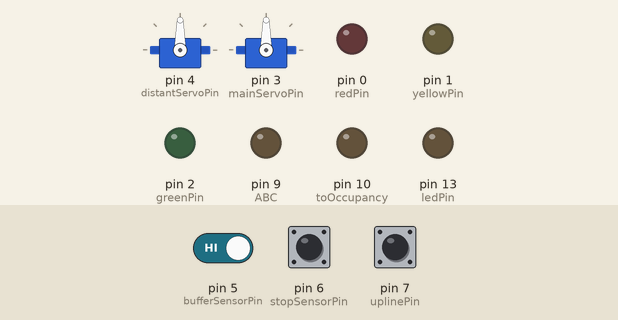
A sketch run on a simulated Arduino Uno, built with avr-gcc and run on an emulated ATmega328P. On the bench: 2 × servo, output pins drawn as LEDs (lit = HIGH). Dashed ring = blinking. The test bench sets the inputs (shaded band); at power-on: pin 5 (bufferSensorPin) HIGH, pin 6 (stopSensorPin) HIGH, pin 7 (uplinePin) HIGH.

Above: at 1.2 s.
1.3 s: pin 5 (bufferSensorPin) driven LOW
At 2.19 s:
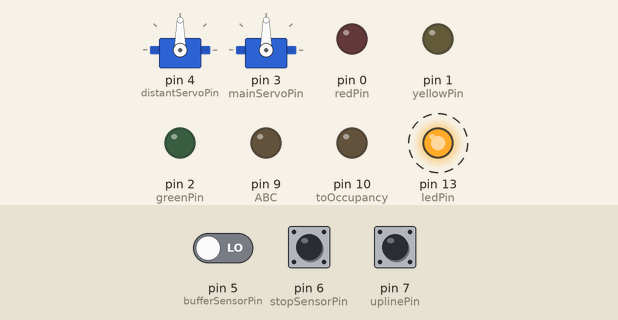
4.3 s: pin 6 (stopSensorPin) driven LOW
At 4.77 s:
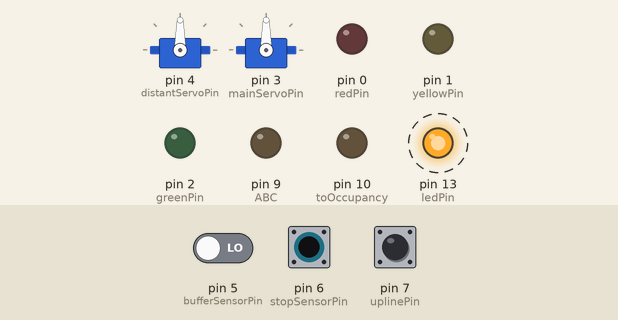
7.3 s: pin 7 (uplinePin) pulsed LOW 5 times (0.12 s each, 0.3 s apart)
At 9.21 s:
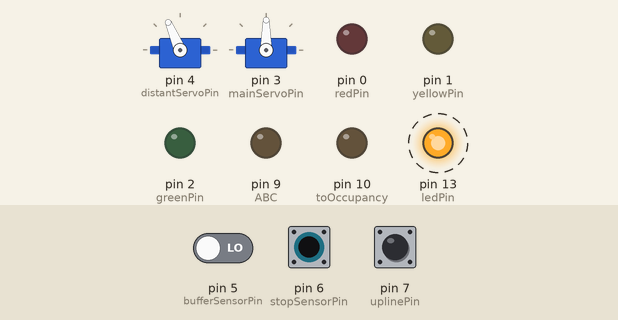
11.2 s: pin 6 (stopSensorPin) pulsed HIGH 2 times (0.12 s each, 0.3 s apart)
At 11.73 s:
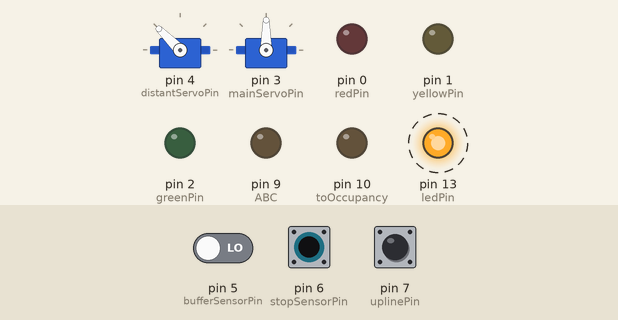
Timing chart, 0 to 15.2 s (numbered marks = the images above; inputs shaded):
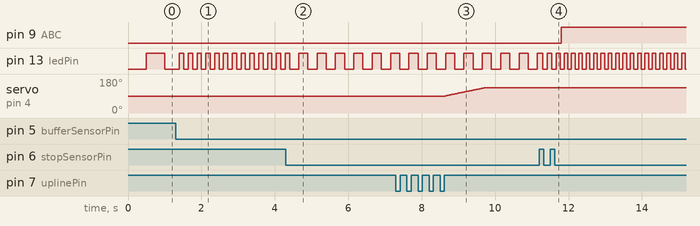

Measured:
- after the input at 1.3 s, pin 13 (ledPin): alternates HIGH for 0.12 s and LOW for 0.12 s, starting after 0.10 s
- after the input at 4.3 s, pin 13 (ledPin): alternates HIGH for 0.25 s and LOW for 0.25 s, starting after 0.35 s
- after the input at 7.3 s, servo on pin 4 (distantServoPin): moves from 90° to 135° over 1.1 s, starting after 1.3 s
- after the input at 11.2 s, pin 9 (ABC): LOW → HIGH after 0.60 s; pin 13 (ledPin): alternates HIGH for 0.10 s and LOW for 0.10 s, starting after 0.10 s

The sketch:

ABC_MK2.ino
```cpp
#include "src/io.h"
#include "src/date.h"
#include "src/version.h"
#include "src/macros.h"
#include "src/debounceClass.h"
#include "src/ServoSweep.h"
#include "src/transceiver.h"
#include "src/Trigger.h"
#include <Servo.h>

/* humanize problem

    if the next block is freeded up. departGO must become true.
    when the next block receives the train in the stop section, deportGo must become false

    go signal = falling flank on digitalRead( ABC ) ;
    stop signal = rising flank on upline stop detector !!! this info is not present

    stop signal, RISING flank on both my own sensors. If both sensors are freed up, all is well
*/

Servo distArm ; uint8 distPos = 90 ;
Servo stopArm ; uint8 stopPos = 90 ;

Debounce bufferSensor( bufferSensorPin ) ;
Debounce stopSensor(     stopSensorPin ) ;


bool  iAmOccupied ;
bool  trainIsBuffered ;
bool  upLineHasTrain ;
bool  SP_DIST ;
bool  SP_STOP ;
bool  departure ;
uint8 semaphore ;
uint8 stopState ;
uint8 nextBlock_A;
uint8 nextBlock_B;
uint8 bufferState ;
uint32 ledInterval ;

enum
{
    green,
    red,
    yellow,
} ;

Sender   sender( downlinePin, ABC_MODULE ) ;
Receiver receiver( uplinePin ) ;


void debounceInput()
{
    REPEAT_MS( 100 )
    {
        bufferSensor.debounce() ;
        stopSensor.debounce() ;
    }
    END_REPEAT
}


void processTransceiver()
{
    sender.transmitt() ;
    receiver.receive() ;

    ledInterval = 500 ;

    bufferState = bufferSensor.getState() ;
    uint8 state_A     = bufferState == LOW ; // set the debounced sensors to the Sender for transmission downline

    sender.setMyOccupancy_A( state_A ) ;
    receiver.setMyOccupancy_A( state_A ) ;

    stopState  = stopSensor.getState() ;
    uint8 state_B    = stopState == LOW ;

    sender.setMyOccupancy_B(   state_B ) ;
    receiver.setMyOccupancy_B( state_B ) ;

    if( state_A ) ledInterval = 120 ;
    if( state_B ) ledInterval = 250 ;

    nextBlock_A = receiver.getHisOccupancy_A() ;
    nextBlock_B = receiver.getHisOccupancy_B() ;

    SP_STOP = nextBlock_A ; // test code
    SP_DIST = nextBlock_B ;
}

void trackLogic()
{

    static F_trigger nextBlockFreed ;
    static R_trigger myBlockCleared ;

// wanneer moet sein op rood?
//     als van het volgende blok een melder op rood staat.
    if( nextBlock_A || nextBlock_B ) semaphore = red ;

// wanneer moet sein op groen?
//     Als het volgende sein groen of geel is het blok is niet bezet
    if( !nextBlock_A && !nextBlock_B ) semaphore = green ;

// wanneer moet ABC aan?
//     Een neergaande flank van de stopmelder, EN de trein vertrekt niet EN het volgende blok is BEZET
    if( stopState == FALLING && (nextBlock_A || nextBlock_B) && departure == false )
    {
        digitalWrite( ABC, HIGH ) ;
    }
// wanneer vertrekt de tein?
//     Als het volgende blok is vrij gekomen
    if( nextBlockFreed.trigger( nextBlock_A || nextBlock_B ) ) // falling trigger
    {
        departure =  true ; // if both sensors of next block become low, departure is allowed
        digitalWrite( ABC, LOW ) ; // this part seems to work
    }
// wanneer vertrekt de trein niet meer?
//     Als de stopmelder van het volgende blok opkomt
    if( myBlockCleared.trigger( nextBlock_B ) )
    {
        departure = false ;
    }
}

void blinkLed()
{
    if( digitalRead( ABC ) ) ledInterval = 100 ;
    REPEAT_MS( ledInterval )
    {
        PORTB ^= 1<<5 ;
    }
    END_REPEAT
}

void signals()
{
    // switch( semaphore )
    // {
    // case  green: digitalWrite( greenPin, HIGH ) ; digitalWrite( yellowPin,  LOW ) ; digitalWrite( redPin,  LOW ) ; SP_DIST = 0 ; SP_STOP = 0 ; break ;
    // case yellow: digitalWrite( greenPin,  LOW ) ; digitalWrite( yellowPin, HIGH ) ; digitalWrite( redPin,  LOW ) ; SP_DIST = 0 ; SP_STOP = 0 ;break ;
    // case    red: digitalWrite( greenPin,  LOW ) ; digitalWrite( yellowPin,  LOW ) ; digitalWrite( redPin, HIGH ) ; SP_DIST = 1 ; SP_STOP = 1 ;break ;
    // }

}

void servos()
{
    REPEAT_MS( 25 )
    {
        uint8 setPoint ;
        if( SP_STOP ) setPoint = 135 ;
        else          setPoint =  90 ;
        if( setPoint > stopPos ) stopPos ++ ;
        if( setPoint < stopPos ) stopPos -- ;
        stopArm.write( stopPos ) ;

        if( SP_DIST ) setPoint = 135 ;
        else          setPoint =  90 ;
        if( setPoint > distPos ) distPos ++ ;
        if( setPoint < distPos ) distPos -- ;
        distArm.write( distPos ) ;
    }
    END_REPEAT
}

void setup()
{
    initIO() ;

    sender.begin() ;
    receiver.begin() ;

    distArm.write( 90 ) ; // 90 degree must be SAFE, 135 is UNSAFE
    stopArm.write( 90 ) ;

    distArm.attach( distantServoPin ) ;
    stopArm.attach( mainServoPin ) ;

    // delay(100);
    // Serial.begin( 115200) ;
    // Serial.println("BOOTED") ;
}

void loop()
{
    debounceInput() ;
    processTransceiver() ;
    trackLogic() ;
    servos() ;
    signals() ;
    blinkLed() ;
}

/*
On in state machine variant

Ik kan zijn:
IDLE. Het volgende blok is vrij en ik ben vrij

I_got_train: ik heb een trein maar het volgende blok is vrij dus ik hoef eigenlijk niks


situation 1, Train passes sections with last car re-tripping the stop sensor
situation 2. Train arrives while next block is already occupied.

*/
```

ServoSweep.h
```cpp
// (licence header left out)
/*
ServoSweep library written by S Knippels
Public Domain
*/

#include <Arduino.h>
#include <Servo.h>

class ServoSweep
{
public:
    ServoSweep( uint8_t _servoPin, uint8_t _min, uint8_t _max, uint8_t _speed, uint8_t _turnOff  ) ;                    // constructor 1
    ServoSweep( uint8_t _servoPin, uint8_t _min, uint8_t _max, uint8_t _speed, uint8_t _turnOff, uint8_t _relayPin ) ;  // constructor 2
    uint8_t sweep( ) ;
    void setState( uint8_t _state ) ;
    void begin( ) ;
    void setMin( uint8_t _min) ;
    void setMax( uint8_t _max) ;
    void increment( ) ;
    void decrement( ) ;
    void useEEPROM( uint16_t _eeAddress ) ;
    void useEEPROM( ) ;
    void reset( ) ;

private:
    void        updateMiddle() ;
    void        setEeAddress( uint16_t _eeAddress ) ;
    Servo       servo ;
    uint32_t    lastTime ;
    uint8_t     pos ;
    uint8_t     state ;
    uint8_t     prevPos;
    uint8_t     servoPin ;
    uint8_t     servoSpeed ;
    uint8_t     servoMin ;
    uint8_t     servoMax  ;
    uint8_t     middlePosition ;
    uint8_t     relayPin ;
    uint8_t     turnOff ;
    uint8_t     eeFlags ;
    uint16_t    eeAddress = 0xFFFF ;
} ;
```

Trigger.cpp
```cpp
// (licence header left out)
#include "Trigger.h"

R_trigger::R_trigger()
{
}

uint8 R_trigger::trigger( uint8 IN )
{
    Q = 0 ;

    if( IN != old )
    {
        Q   = IN ;
        old = IN ;
    }

    return Q ;
}

F_trigger::F_trigger()
{
}

uint8 F_trigger::trigger( uint8 IN )
{
    Q = 0 ;

    if( IN != old )
    {
        Q   = IN ^ 1 ;
        old = IN ;
    }

    return Q ;
}

FR_trigger::FR_trigger()
{
}

uint8 FR_trigger::trigger( uint8 IN )
{
    Q = 0 ;

    if( IN != old )
    {
        Q   = 1 ;
        old = IN ;
    }

    return Q ;
} 
```

Trigger.h
```cpp
// (licence header left out)
#include <Arduino.h>
#include "macros.h"

// todo: make parent trigger class?

class R_trigger
{
public:
    R_trigger( ) ;
    uint8  trigger( uint8 ) ;
    uint8     Q : 1 ;

private:
    uint8   old : 1 ;
} ;

class F_trigger
{
public:
    F_trigger( ) ;
    uint8  trigger( uint8 )  ;
    uint8     Q : 1 ;

private:
    uint8   old : 1 ;
} ;

class FR_trigger
{
public:
    FR_trigger( ) ;
    uint8  trigger( uint8 )  ;
    uint8     Q : 1 ;

private:
    uint8   old : 1 ;
} ;
```

date.h
```cpp
// (licence header left out)
const char * date = "2024-08-26 21:35:40.486593" ;
```

debounceClass.cpp
```cpp
// (licence header left out)
#include "debounceClass.h"
Debounce::Debounce(unsigned char _pin)
{
	pin = _pin;

	if( _pin == 255 ) return ;
	pinMode(_pin, INPUT_PULLUP); // take note I use a pull-up resistor by default
}

unsigned char Debounce::getState() {
	byte retValue = state;

	if(state == RISING)  state = HIGH; // take note I use a pull-up resistor
	if(state == FALLING) state = LOW;  // rising or falling may be returned only once

	return retValue; }

void Debounce::debounce() {
	bool newSample = digitalRead(pin);

	if(newSample == oldSample) {	// if the same state is detected atleast twice in 20ms...

		if(newSample != statePrev) { // if a flank change occured return RISING or FALLING
			statePrev = newSample ;

			if(newSample)	state = RISING;
			else			state = FALLING;
		}

		else {						// or if there is no flank change return PRESSED or RELEASED
			if(newSample)	state = HIGH;
			else			state = LOW;
		}
	}

	oldSample = newSample;
}

void Debounce::debounce( bool newSample ) {

	if(newSample == oldSample) {	// if the same state is detected atleast twice in 20ms...

		if(newSample != statePrev) { // if a flank change occured return RISING or FALLING
			statePrev = newSample ;

			if(newSample)	state = RISING;
			else			state = FALLING;
		}

		else {						// or if there is no flank change return PRESSED or RELEASED
			if(newSample)	state = HIGH;
			else			state = LOW;
		}
	}

	oldSample = newSample;
}
```

debounceClass.h
```cpp
// (licence header left out)
#include <Arduino.h>

#ifndef button_h
#define	button_h

// //#define
// #define ON 9 // random numbers, RISING and FALLING are already defined in Arduino.h
// #define OFF 10 // REPLACED FOR HIGH AND LOW

class Debounce {
public:
	Debounce(unsigned char _pin);
	unsigned char getState();
	void debounce();
	void debounce( bool );

private:
	unsigned char state;
	unsigned char pin;
	bool oldSample = false;
	bool statePrev = false;
};

#endif
/*
#include "debounceClass.h"

const int pin3 = 3 ;
const int pin4 = 5 ;

Debounce obj1( pin3 ) ;
Debounce obj2( pin3 ) ;

unsigned long prevTime = 0 ;

void setup()
{
	Serial.begin( 115200 ) ;
	// CONSTRUCTOR OF OBJECTS SETS THE PINMODE TO INPUT_PULLUP
}

void loop() {
	unsigned long currTime = millis() ;

	if( currTime > prevTime ) {
		prevTime += currTime ;

		obj1.debounceInputs();
		obj2.debounceInputs();
	}


	#define printState(x) case x: Serial.println(#x); break

	byte state = obj1.readInput() ;
	Serial.print("state of obj1 = ") ;
	switch ( state ) {
		printState( ON ) ;
		printState( OFF ) ;
		printState( RISING ) ;
		printState( FALLING ) ;
	}

	state = obj2.readInput() ;
	Serial.print("state of obj2 = ") ;
	switch ( state ) {
		printState( ON ) ;
		printState( OFF ) ;
		printState( RISING ) ;
		printState( FALLING ) ;
	}
}

*/
```

io.cpp
```cpp
// (licence header left out)
#include <Arduino.h>
#include "io.h"
extern void initIO(void) {
	pinMode(redPin, OUTPUT);
	pinMode(yellowPin, OUTPUT);
	pinMode(greenPin, OUTPUT);
	pinMode(mainServoPin, OUTPUT);
	pinMode(distantServoPin, OUTPUT);
	pinMode(bufferSensorPin, INPUT_PULLUP);
	pinMode(stopSensorPin, INPUT_PULLUP);
	pinMode(uplinePin, INPUT_PULLUP);
	pinMode(downlinePin, INPUT_PULLUP);
	pinMode(ABC, OUTPUT);
	pinMode(toOccupancy, OUTPUT);
	pinMode(ledPin, OUTPUT);
}
```

io.h
```cpp
// (licence header left out)
#define redPin 0
#define yellowPin 1
#define greenPin 2
#define mainServoPin 3
#define distantServoPin 4
#define bufferSensorPin 5
#define stopSensorPin 6
#define uplinePin 7
#define downlinePin 8
#define ABC 9
#define toOccupancy 10
#define ledPin 13

extern void initIO(void);
```

macros.h
```cpp
// (licence header left out)
// MACROS
#ifndef MACROS
#define MACROS

// #define DEBUG

#define REPEAT_US(x)    { \
                            static uint32_t previousTime ;\
                            uint32_t currentTime = micros() ;\
                            if( currentTime  - previousTime >= x ) {\
                                previousTime = currentTime ;
                                // code to be repeated goes between these 2 macros
#define REPEAT_MS(x)    { \
                            static uint32_t previousTime ;\
                            uint32_t currentTime = millis() ;\
                            if( currentTime  - previousTime >= x ) {\
                                previousTime = currentTime ;
                                // code to be repeated goes between these 2 macros
#define END_REPEAT          } \
                        }


#define toggleState static uint8 state ;  state ^= 1 ;                          // creates a static local variable named 'state' and toggle it
#define iterateIndex(x) static uint8_t index ; if( ++ index == x ) index = 0 ;  // creates a static local variable named 'index' and increment it to given limit before resetting


// #define printNumber( txt, x )   Serial.print( txt ) ; Serial.print( x ) ;
// #define printNumber_( txt, x )  Serial.print( txt ) ; Serial.print( x ) ;Serial.write(' ');
// #define printNumberln( txt, x ) Serial.print( txt ) ; Serial.println( x ) ;

// #define lowByte(x)          ((x) & 0x00FF )
// #define highByte(x)         (((X) & 0xFF00 ) > 8)

#define int8                int8_t
#define uint8               uint8_t
#define int16               int16_t
#define uint16              uint16_t
#define int32               int32_t
#define uint32              uint32_t

#define SET(x,y)            ((x) |=  (1 << (y)))
#define CLR(x,y)            ((x) &= ~(1 << (y)))
#define TGL(x,y)            ((x) ^=  (1 << (y)))
#define READ(x,y)           (((x) >> (y)) & 1)


#define STRING char*
#define STR2(s)             #s
#define STR(s)              STR2(s)


#endif
```

stateMachineClass.cpp
```cpp
// (licence header left out)
#include "stateMachineClass.h"

/**
 * @brief creates an instance of the state machine class. Used to handle the flow
 */
StateMachine::StateMachine()
{
    state = 0 ;
    runOnce = true ;
    exitFlag = false ;
}

/**
 * @brief manually set a state
 *
 * @param The state
 *
 * @return N/A
 */
void StateMachine::setState( uint8 _state )
{
    state = _state ;
    runOnce = true ;
    exitFlag = false ;
}

/**
 * @brief Lets the entry state to run again in a certain amount of time. Can be usefull from time to time
 *
 * @param delay delayed execution if desired
 *
 * @return N/A
 */
void StateMachine::reboot( uint32 _interval )
{
    runOnce = true ;
    if( _interval )
    {
        enabled = 0 ;
        prevTime = millis() ;
        interval = _interval ;
    }
}

/**
 * @brief  returns the current state variable
 *
 * @param N/A
 *
 * @return current state
 */
uint8 StateMachine::getState()
{
    return state ;
}

/**
 * @brief function to handle the one time condition for the entry states
 *
 * @param N/A
 *
 * @return true or false
 */
uint8 StateMachine::entryState()
{
    uint8 retVal = runOnce ;
    runOnce = 0 ;
    timeOutSet = false ;
    return retVal ;
}

/**
 * @brief function to continously handle the on state, could be a macro
 *
 * @param N/A
 *
 * @return 1
 */
uint8 StateMachine::onState()
{
    return 1 ;
}

/**
 * @brief function to handle the one time condition for the exit states
 *
 * @param N/A
 *
 * @return true or false
 */
uint8 StateMachine::exitState()
{
    return exitFlag ;
}

/**
 * @brief Ensures the exit state of a state function will be executed
 *
 * @param N/A
 *
 * @return N/A
 */
void StateMachine::exit()
{
    exitFlag = true ;
}

/**
 * @brief sends signal to state machine if current state function is finished or not
 *
 * @param N/A
 *
 * @return exit flag
 */
uint8 StateMachine::endState( )
{
    return exitFlag ;
}


/**
 * @brief sets a timestamp which can be used for timing within state functions
 *
 * @param timeout time in ms
 *
 * @return N/A
 */
void StateMachine::setTimeout( uint32 time2run )
{
    prevTime = millis() ;
    interval = time2run ;
    timeOutSet = false ;
}

/**
 * @brief Monitors if the time in set by setTime() has passed
 *
 * @return true or false
 */
uint8 StateMachine::timeout()
{
    if( (millis() - prevTime) >= interval && timeOutSet == false )
    {
        timeOutSet = true ;
        return 1 ;
    }

    return 0 ;
}

/**
 * @brief returns true if an timeout error has happened
 *
 * @return true or false
 */
uint8 StateMachine::timeoutError()
{
    return timeOutSet ;
}

/**
 * @brief Transisition from current state to the next state
 *
 * @param _state new state to execute
 * @param _interval when to execute new state
 *
 * @return N/A
 */
void StateMachine::nextState( uint8 _state, uint32 _interval )
{
    exitFlag = 0 ;
    runOnce = 1 ;
    if( _interval )
    {
        enabled = 0 ;
        prevTime = millis() ;
        interval = _interval ;
    }
    state = _state ;
}

/**
 * @brief monitors the interval when there is an interval set between states
 *
 * @param N/A
 *
 * @return enabled flag
 */
uint8 StateMachine::run()
{
    if( enabled == 0 )
    {
        if( millis() - prevTime >= interval )
        {
            enabled = 1 ;
        }
    }
    return enabled ;
}

/**
 * @brief Called from within an if-statement, this method can be used for
 * repeating parts of code with a certain interval
 *
 * @param N/A
 *
 * @return enabled flag
 */
uint8 StateMachine::repeat( uint32 _interval )
{
    if( millis() - prevTime >= _interval )
    {
        prevTime = millis() ;
        return true ;
    }
    return false ;
}
```

stateMachineClass.h
```cpp
// (licence header left out)
#include <Arduino.h>
#include "macros.h"

#define StateFunction( x ) bool x##F()
#ifndef DEBUG
#define State(x) break; case x: if(x##F())
#else
#define State(x) break; case x: if(sm.runOnce) Serial.println(#x); if(x##F())   // if debug is defined, all states are stringerized and printed when entry state is run
#endif
#define STATE_MACHINE_BEGIN(x) if( x.run() ) switch( x.getState() ) {
#define STATE_MACHINE_END(x) break ; } return x.getState() ;

class StateMachine {
public:
    StateMachine() ;

    void  setState( uint8 ) ;
    uint8 getState() ;
    void  nextState( uint8, uint32 ) ;
    uint8 entryState() ;
    uint8 onState() ;
    uint8 exitState() ;
    uint8 run() ;
    void  setTimeout( uint32 ) ;
    uint8 timeout() ;
    uint8 timeoutError() ;

    void  exit() ;
    void  reboot( uint32 ) ;
    uint8 endState() ;
    uint8 repeat( uint32 ) ;
    #ifdef DEBUG
    uint8  runOnce ;  // if debug is active, this must be public in order to print the state names
    #endif

private:
    #ifndef DEBUG
    uint8  runOnce ;  // is usually private
    #endif
    uint8  enabled ;
    uint8  exitFlag ;
    uint32_t prevTime ;
    uint32_t interval ;
    uint8  state;
    uint8  timeOutSet ;
} ;
```

version.h
```cpp
// (licence header left out)
const char * version = "v0.0.0" ;
```

Source omitted: servoSweep.cpp (6602 bytes), transceiver.cpp (6742 bytes), transceiver.h (1683 bytes)
